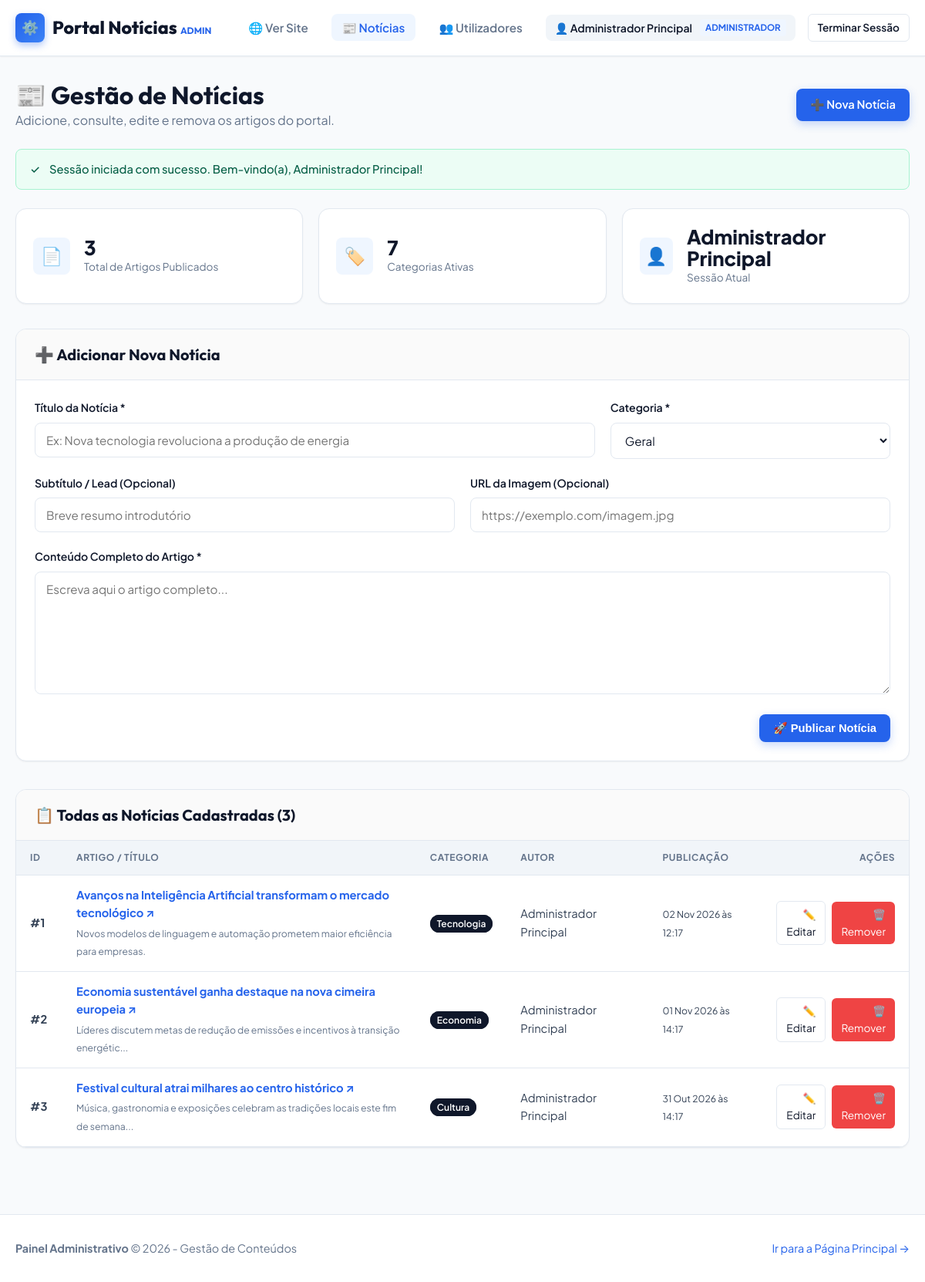
Screenshot of /admin/noticias.php (signed in) with the database file from the repository.
### tables this page shows
CREATE TABLE IF NOT EXISTS `noticias` (
  `id` INT AUTO_INCREMENT PRIMARY KEY,
  `titulo` VARCHAR(255) NOT NULL,
  `subtitulo` VARCHAR(255) DEFAULT NULL,
  `categoria` VARCHAR(60) NOT NULL DEFAULT 'Geral',
  `conteudo` TEXT NOT NULL,
  `imagem` VARCHAR(255) DEFAULT NULL,
  `autor_id` INT NULL,
  `data_publicacao` DATETIME DEFAULT CURRENT_TIMESTAMP,
  CONSTRAINT `fk_noticias_autor` FOREIGN KEY (`autor_id`) 
    REFERENCES `utilizadores` (`id`) 
    ON DELETE SET NULL 
    ON UPDATE CASCADE
);

CREATE TABLE IF NOT EXISTS `utilizadores` (
  `id` INT AUTO_INCREMENT PRIMARY KEY,
  `nome` VARCHAR(100) NOT NULL,
  `email` VARCHAR(120) NOT NULL UNIQUE,
  `senha` VARCHAR(255) NOT NULL,
  `cargo` VARCHAR(50) NOT NULL DEFAULT 'Administrador',
  `criado_em` DATETIME DEFAULT CURRENT_TIMESTAMP
);

### includes/auth.php (called while the page is built, shortened)
<?php
function estaAutenticado() {
    return isset($_SESSION['utilizador']) && !empty($_SESSION['utilizador']['id']);
}
function obterUtilizadorLogado() {
    return estaAutenticado() ? $_SESSION['utilizador'] : null;
}
?>

### admin/noticias.php (the view, shortened to what this page needs)
<?php
require_once __DIR__ . '/../database.php';
require_once __DIR__ . '/../includes/functions.php';
require_once __DIR__ . '/../includes/auth.php';
$modoEdicao = false;
$noticiaEditar = null;
$categoriasDisponiveis = ['Geral', 'Tecnologia', 'Economia', 'Cultura', 'Desporto', 'Política', 'Mundo'];
$sqlLista = "SELECT n.*, u.nome AS autor_nome
             FROM `noticias` n
             LEFT JOIN `utilizadores` u ON n.autor_id = u.id
             ORDER BY n.data_publicacao DESC";
$resLista = $conn->query($sqlLista);
$listaNoticias = $resLista ? $resLista->fetch_all(MYSQLI_ASSOC) : [];
$totalNoticias = count($listaNoticias);
require_once __DIR__ . '/../includes/admin_header.php';
?>
<div class="container" style="padding-top: 30px; padding-bottom: 50px;">
  <div class="admin-header-content" style="margin-bottom: 24px;">
    <div>
      <h1 style="font-size: 2rem;">📰 Gestão de Notícias</h1>
      <p style="color: var(--text-muted);">Adicione, consulte, edite e remova os artigos do portal.</p>
    </div>
    <div>
      <a href="#formulario-noticia" class="nav-btn btn-primary" id="btn-scroll-formulario">
        ➕ Nova Notícia
      </a>
    </div>
  </div>
  <?php exibirAlerta(); ?>
  <div class="admin-stats-grid">
    <div class="stat-card">
      <div class="stat-icon">📄</div>
      <div>
        <div class="stat-val"><?= $totalNoticias ?></div>
        <div class="stat-label">Total de Artigos Publicados</div>
      </div>
    </div>
    <div class="stat-card">
      <div class="stat-icon">🏷️</div>
      <div>
        <div class="stat-val"><?= count($categoriasDisponiveis) ?></div>
        <div class="stat-label">Categorias Ativas</div>
      </div>
    </div>
    <div class="stat-card">
      <div class="stat-icon">👤</div>
      <div>
        <div class="stat-val"><?= htmlspecialchars($usuarioLogado['nome']) ?></div>
        <div class="stat-label">Sessão Atual</div>
      </div>
    </div>
  </div>
  <div class="panel-card" id="formulario-noticia">
    <div class="panel-card-header">
      <h2 style="font-size: 1.25rem;">
        <?= $modoEdicao ? '✏️ Editar Notícia #' . $noticiaEditar['id'] : '➕ Adicionar Nova Notícia' ?>
      </h2>
    </div>
    <div class="panel-card-body">
      <form action="noticias.php" method="POST" id="form-noticia">
        <div style="display: grid; grid-template-columns: 2fr 1fr; gap: 20px;">
          <div class="form-group">
            <label for="titulo" class="form-label">Título da Notícia *</label>
            <input
              type="text"
              id="titulo"
              name="titulo"
              class="form-control"
              placeholder="Ex: Nova tecnologia revoluciona a produção de energia"
              value="<?= htmlspecialchars($modoEdicao ? $noticiaEditar['titulo'] : ($_POST['titulo'] ?? '')) ?>"
              required
            >
          </div>
          <div class="form-group">
            <label for="categoria" class="form-label">Categoria *</label>
            <select id="categoria" name="categoria" class="form-control" required>
              <?php
              $catSelecionada = $modoEdicao ? $noticiaEditar['categoria'] : ($_POST['categoria'] ?? 'Geral');
              foreach ($categoriasDisponiveis as $cat): ?>
                <option value="<?= htmlspecialchars($cat) ?>" <?= $catSelecionada === $cat ? 'selected' : '' ?>>
                  <?= htmlspecialchars($cat) ?>
                </option>
              <?php endforeach; ?>
            </select>
          </div>
        </div>
        <div style="display: grid; grid-template-columns: 1fr 1fr; gap: 20px;">
          <div class="form-group">
            <label for="subtitulo" class="form-label">Subtítulo / Lead (Opcional)</label>
            <input
              type="text"
              id="subtitulo"
              name="subtitulo"
              class="form-control"
              placeholder="Breve resumo introdutório"
              value="<?= htmlspecialchars($modoEdicao ? $noticiaEditar['subtitulo'] : ($_POST['subtitulo'] ?? '')) ?>"
            >
          </div>
          <div class="form-group">
            <label for="imagem" class="form-label">URL da Imagem (Opcional)</label>
            <input
              type="url"
              id="imagem"
              name="imagem"
              class="form-control"
              placeholder="https://exemplo.com/imagem.jpg"
              value="<?= htmlspecialchars($modoEdicao ? $noticiaEditar['imagem'] : ($_POST['imagem'] ?? '')) ?>"
            >
          </div>
        </div>
        <div class="form-group">
          <label for="conteudo" class="form-label">Conteúdo Completo do Artigo *</label>
          <textarea
            id="conteudo"
            name="conteudo"
            class="form-control"
            rows="7"
            placeholder="Escreva aqui o artigo completo..."
            required
          ><?= htmlspecialchars($modoEdicao ? $noticiaEditar['conteudo'] : ($_POST['conteudo'] ?? '')) ?></textarea>
        </div>
        <div style="display: flex; gap: 12px; justify-content: flex-end;">
          <button type="submit" class="nav-btn btn-primary" id="btn-salvar-noticia">
            <?= $modoEdicao ? '💾 Atualizar Notícia' : '🚀 Publicar Notícia' ?>
          </button>
        </div>
      </form>
    </div>
  </div>
  <div class="panel-card">
    <div class="panel-card-header">
      <h2 style="font-size: 1.25rem;">📋 Todas as Notícias Cadastradas (<?= $totalNoticias ?>)</h2>
    </div>
    <div class="table-responsive">
      <table class="admin-table">
        <thead>
          <tr>
            <th style="width: 60px;">ID</th>
            <th>Artigo / Título</th>
            <th>Categoria</th>
            <th>Autor</th>
            <th>Publicação</th>
            <th style="text-align: right; width: 180px;">Ações</th>
          </tr>
        </thead>
        <tbody>
          <?php if (!empty($listaNoticias)): ?>
            <?php foreach ($listaNoticias as $item): ?>
              <tr>
                <td><strong>#<?= $item['id'] ?></strong></td>
                <td>
                  <div style="font-weight: 700; color: var(--text-main); margin-bottom: 2px;">
                    <a href="../noticia.php?id=<?= $item['id'] ?>" target="_blank" title="Visualizar notícia no site">
                      <?= htmlspecialchars($item['titulo']) ?> ↗
                    </a>
                  </div>
                  <?php if (!empty($item['subtitulo'])): ?>
                    <small style="color: var(--text-muted);"><?= htmlspecialchars(resumirTexto($item['subtitulo'], 80)) ?></small>
                  <?php endif; ?>
                </td>
                <td>
                  <span class="category-pill active" style="font-size: 0.75rem; padding: 3px 8px;">
                    <?= htmlspecialchars($item['categoria']) ?>
                  </span>
                </td>
                <td>
                  <?= htmlspecialchars($item['autor_nome'] ?? 'Desconhecido') ?>
                </td>
                <td>
                  <small><?= formatarData($item['data_publicacao']) ?></small>
                </td>
                <td style="text-align: right;">
                  <div class="action-btns" style="justify-content: flex-end;">
                    <a href="noticias.php?editar=<?= $item['id'] ?>#formulario-noticia" class="btn-outline btn-sm" title="Editar">
                      ✏️ Editar
                    </a>
                    <a
                      href="noticias.php?remover=<?= $item['id'] ?>"
                      class="btn-danger btn-sm"
                      onclick="return confirm('Tem certeza absoluta que deseja remover esta notícia? Esta ação não pode ser desfeita.');"
                      title="Remover Notícia"
                    >
                      🗑️ Remover
                    </a>
                  </div>
                </td>
              </tr>
            <?php endforeach; ?>
          <?php endif; ?>
        </tbody>
      </table>
    </div>
  </div>
</div>
<?php require_once __DIR__ . '/../includes/admin_footer.php'; ?>

### includes/admin_header.php (shortened to what this page needs)
<?php
require_once __DIR__ . '/functions.php';
require_once __DIR__ . '/auth.php';
$usuarioLogado = obterUtilizadorLogado();
$paginaAtual = basename($_SERVER['PHP_SELF']);
?>
<!DOCTYPE html>
<html lang="pt-PT">
<head>
  <link rel="stylesheet" href="../assets/css/style.css">
</head>
<body>
<header class="navbar">
  <div class="container nav-content">
    <a href="../index.php" class="brand-logo" id="admin-logo-link">
      <div class="brand-icon">⚙️</div>
      <span>Portal Notícias <small style="font-size:0.75rem; color:var(--primary); font-weight:700;">ADMIN</small></span>
    </a>
    <nav>
      <ul class="nav-links">
        <li>
          <a href="../index.php" class="nav-link" target="_blank" id="admin-ver-site">
            🌐 Ver Site
          </a>
        </li>
        <li>
          <a href="noticias.php" class="nav-link <?= $paginaAtual === 'noticias.php' ? 'active' : '' ?>" id="admin-menu-noticias">
            📰 Notícias
          </a>
        </li>
        <li>
          <a href="utilizadores.php" class="nav-link <?= $paginaAtual === 'utilizadores.php' ? 'active' : '' ?>" id="admin-menu-utilizadores">
            👥 Utilizadores
          </a>
        </li>
        <li>
          <span class="user-badge">
            <span>👤 <?= htmlspecialchars($usuarioLogado['nome']) ?></span>
            <span class="role-pill"><?= htmlspecialchars($usuarioLogado['cargo'] ?? 'Admin') ?></span>
          </span>
        </li>
        <li>
          <a href="../logout.php" class="nav-btn btn-outline btn-sm" id="admin-logout-btn">
            Terminar Sessão
          </a>
        </li>
      </ul>
    </nav>
  </div>
</header>
<main class="main-content">

### includes/functions.php (shortened to what this page needs)
<?php
function formatarData($dataHora) {
    $timestamp = strtotime($dataHora);
    $meses = [
        1 => 'Jan', 2 => 'Fev', 3 => 'Mar', 4 => 'Abr',
        5 => 'Mai', 6 => 'Jun', 7 => 'Jul', 8 => 'Ago',
        9 => 'Set', 10 => 'Out', 11 => 'Nov', 12 => 'Dez'
    ];
    $dia = date('d', $timestamp);
    $mes = $meses[(int)date('m', $timestamp)];
    $ano = date('Y', $timestamp);
    $hora = date('H:i', $timestamp);
    return "$dia $mes $ano às $hora";
}
function resumirTexto($texto, $limite = 140) {
    $textoLimpo = strip_tags($texto);
    if (mb_strlen($textoLimpo, 'UTF-8') <= $limite) {
        return $textoLimpo;
    }
    return mb_substr($textoLimpo, 0, $limite, 'UTF-8') . '...';
}
function exibirAlerta() {
    if (!empty($_SESSION['flash_alerta'])) {
        $alerta = $_SESSION['flash_alerta'];
        $classe = $alerta['tipo'] === 'sucesso' ? 'alert-success' : 'alert-error';
        $icone = $alerta['tipo'] === 'sucesso' ? '✓' : '⚠';
        echo "<div class='alert {$classe}'><span>{$icone}</span> " . htmlspecialchars($alerta['mensagem']) . "</div>";
    }
}
?>

### includes/admin_footer.php
</main>
<footer class="footer">
  <div class="container footer-content">
    <div>
      <strong>Painel Administrativo</strong> &copy; <?= date('Y') ?> - Gestão de Conteúdos
    </div>
    <div>
      <a href="../index.php">Ir para a Página Principal &rarr;</a>
    </div>
  </div>
</footer>
</body>
</html>

### rows the page displays
noticias: id "1", titulo "Avanços na Inteligência Artificial transformam o mercado tecnológico", subtitulo "Novos modelos de linguagem e automação prometem maior eficiência para empresas.", categoria "Tecnologia", autor.nome "Administrador Principal", data_publicacao "02 Nov 2026 às 12:17"
noticias: id "2", titulo "Economia sustentável ganha destaque na nova cimeira europeia", subtitulo "Líderes discutem metas de redução de emissões e incentivos à transição energétic...", categoria "Economia", autor.nome "Administrador Principal", data_publicacao "01 Nov 2026 às 14:17"
noticias: id "3", titulo "Festival cultural atrai milhares ao centro histórico", subtitulo "Música, gastronomia e exposições celebram as tradições locais este fim de semana...", categoria "Cultura", autor.nome "Administrador Principal", data_publicacao "31 Out 2026 às 14:17"

### other values shown
$usuarioLogado['nome'] "Administrador Principal"
$usuarioLogado['cargo'] "ADMINISTRADOR"
$icone "✓"
$alerta['mensagem'] "Sessão iniciada com sucesso. Bem-vindo(a), Administrador Principal!"
$totalNoticias "3"
count($categoriasDisponiveis) "7"
form field categoria "Geral"
